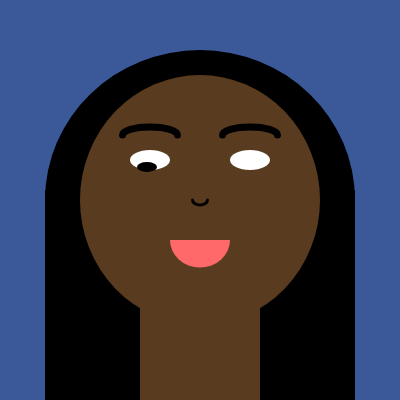
Frame 1 (no input)
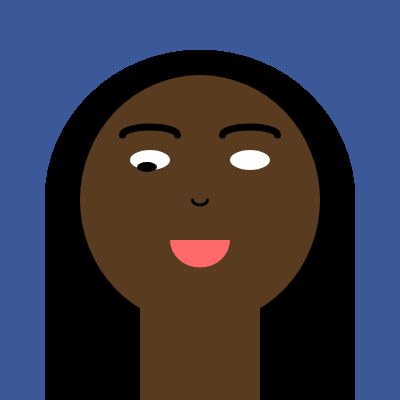
Frame 60 (no input)
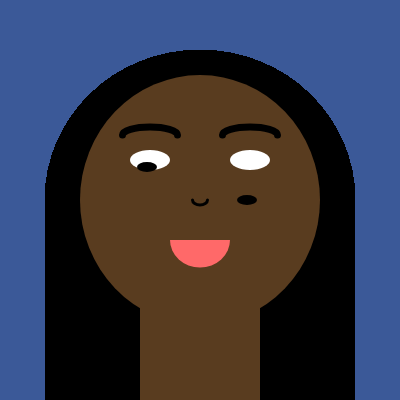
Frame 120 (the mouse pressed at the canvas centre since frame 60)

The p5.js sketch that drew these frames (run headless with seeded random() and noise() and a simulated clock; from frame 60 on, the mouse is pressed at the canvas centre):

// p5.js sketch
// ── sketch.js
function setup(){
    createCanvas(400, 400);
    background(59,89,152)
}

function draw() {
    var hair = color(0, 0, 0);
    var face = color(89, 60, 31);
    var neck = color(89,60,31);
    var lefteye = color(255);
    var righteye = color(255);
    var eyeballs = color (0); 
    var eyebrows = noFill(); 
    var nose = noFill();
    var mouth = color (255, 105, 105);
    
    //hair behind face
    noStroke(); 
    fill (hair); 
    ellipse(200, 200, 310, 300);
    rect(45,190,310,280);
    
    //face 
    noStroke();
    fill (face);
    ellipse(200, 200, 240, 250);
    
    //neck
    noStroke();
    fill (neck);
    rect(140, 210, 120, 200);

    //eyes
    noStroke();
    fill (lefteye);
    ellipse(150, 160, 40, 20);
    fill (righteye); 
	ellipse(250, 160, 40, 20);
    
    //eyeballs
    noStroke();
    fill (eyeballs);
    //left eyeball
    ellipse (147,167, 20, 10); 
    //right eyeball
    //mouseY
    //mouseIsPressed
    if (mouseIsPressed){
     ellipse (247,mouseY, 20, 10);   
    }
    
    //eyebrows 
    noFill(); 
    stroke(0, 0, 0); 
    strokeWeight(7); 
    //left eyebrow
    arc(150,135,55,16, PI, TWO_PI, OPEN);
    //right eyebrow
    arc(250,135,55,16, PI, TWO_PI, OPEN); 
    
    //nose 
    noFill();
    stroke(0,0,0);
    strokeWeight(3);
    arc(200,200, 15,10, 0, PI);

    //mouth 
    noStroke();
    fill (mouth); 
    arc (200, 240, 60, 55, 0, PI); 
}

// Self Potriart by U3181701.
